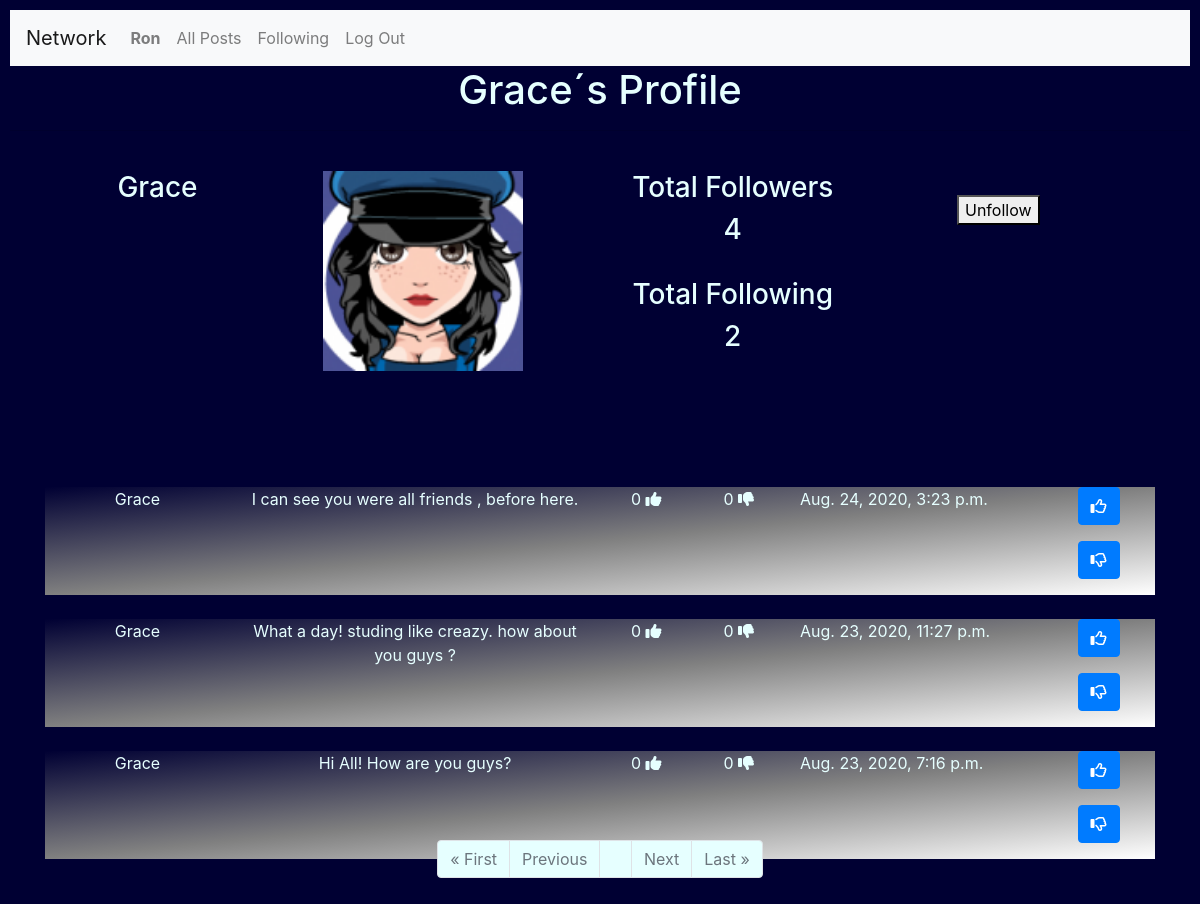
Page /profile/Grace (signed in) on the earlier database version.
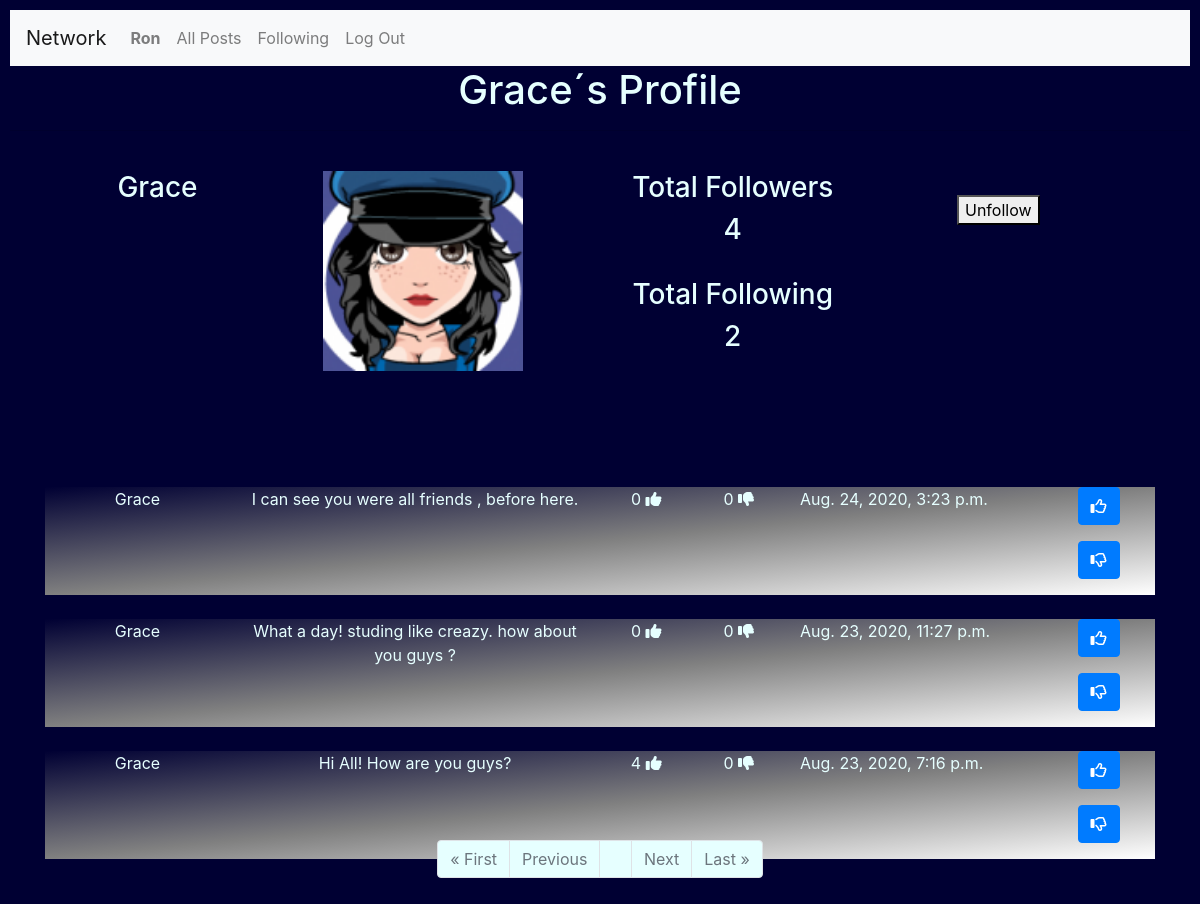
Same page on the later database version.
### network/models.py (models this page shows, shortened)
class User(AbstractUser):
    pass

class Profile(models.Model):
    User = models.ForeignKey('User', on_delete = models.CASCADE)
    Follower = models.ManyToManyField('User', blank=True, related_name="Followers")  #seguidores
    Following = models.ManyToManyField('User',blank=True, related_name= "Following")  #seguindo
    Avatar = models.ImageField(upload_to="media", blank=True)

class Posts(models.Model):
    User = models.ForeignKey('User', on_delete = models.CASCADE)
    Post = models.TextField(max_length=255)
    Date = models.DateTimeField(auto_now_add=True)
    Likes = models.IntegerField(blank=True, null=True)
    Unlikes = models.IntegerField(blank=True, null=True)

### network/views.py (the view)
# urls.py: path("profile/<str:username>",views.profile, name="profile"),
@login_required
@csrf_exempt
def profile(request,username):
    if request.user.is_authenticated:
        profile= []
        UserPosts = []
        TFollowers = 0
        TFollowing = 0
        searchuser = username
        userid = User.objects.filter(username=searchuser).values('id')
        print("inside profile")
        for u in userid:
            User_id = int(u['id'])
        print(userid, User_id )
        profile = Profile.objects.filter(User=User_id )
        UserPosts = Posts.objects.filter(User=User_id).order_by('-Date')
        for FS in profile:
            TFollowers = FS.Follower.all().count() #total followers
            UFollowers = FS.Follower.all() #followers names
        for FG in profile:
            TFollowing = FG.Following.all().count() #total following
            UFollowing = FG.Following.all() #following names
        if request.user.id == User_id:
            ShowFollowornot = "no"
        else:
            ShowFollowornot = "yes"
        if request.user in UFollowers:
           btnfollow = "Unfollow"
        else:
            btnfollow = "Follow"
        paginator = Paginator(UserPosts, 10)
        page_number = request.GET.get('page')
        page_itens = paginator.get_page(page_number)
        context={
            "User":searchuser,
            "Profiles":profile,
            "TotalFollowers":TFollowers,
            "TotalFollowing":TFollowing,
            "ShowFollowornot" :ShowFollowornot,
            "btnfollow" : btnfollow,
            "UserFollowers":UFollowers,
            "Userfollowing":UFollowing ,
            "page_obj": page_itens,
            "UserEdit" : request.user.username,
        }
        return render(request, "network/profile.html", context)
    else:
        context={
            "Message": "Please Login or join our Network",
        }
        return render(request, "network/login.html", context)

### network/templates/network/profile.html (shortened to what this page needs)
{% extends "network/layout.html" %}
{% load static %}
{% block body %}
  <h1>{{ User|title }}´s Profile</h1>
  <hr>
  <div class="form-group" >
      <form >
      {% for P  in Profiles %}
            <div class="container" style="border:#004d00; width:90%" >
                 <br>
                 <div class="row"  width="1700px" style="text-align: center;">
                      <div class="col-lg-2" >
                           <h3>{{P.User |title}}</h3>
                      </div>
                      <div class="col-lg-4">
                           <img src=" {{P.Avatar.url}} "  width="200" style="text-align: center;" alt={{P.Avatar}}>
                      </div>
                       <div class="col-lg-3" style="text-align: center;">
                            <h3>Total Followers    </h3>
                            <h3 >{{TotalFollowers}} </h3>
                            <br>
                            <h3>Total Following    </h3>
                            <h3>{{TotalFollowing}} </h3>
                        </div>
                        {% if ShowFollowornot == "yes" %}
                               <div class="col-lg-3"  id="Follow" style="text-align: center;">
                                    <br>
                                    <button type="Submit" id="follow_me"  value={{btnfollow}} > {{btnfollow}}   </button>
                                    <br>
                               </div>
                        {% endif %}
              </div>
            </div>
      {% endfor %}
    </form>
</div>
<div class="container" style="border:#004d00; width:100%">
    {%for Post in page_obj %}
        <div class="container" style="position:relative; top:100px;background-image: linear-gradient(to top left, white, gray,	 #000033 );">
              <div class="row">
                  <div class="col-lg-2" style="text-align: center;">
                    <p> {{ Post.User |title }} </p>
                  </div>
                  <div class="col-lg-4" style="text-align: center;">
                        <div id="divpost-{{Post.id}}">
                            <p id={{Post.id}}> {{Post.Post}} </p>
                        </div>
                  </div>
                  <div class="col-lg-1" style="text-align: center;">
                        {% if Post.Likes == None%}
                               <p> 0 <i class="fas fa-thumbs-up"></i></p>
                        {% else %}
                               <p> {{ Post.Likes  }}  <i class="fas fa-thumbs-up"></i></p>
                        {% endif %}
                   </div>
                   <div class="col-lg-1" style="text-align: center;">
                        {% if Post.Unlikes == None%}
                              <p> 0 <i class="fas fa-thumbs-down"></i></p>
                        {% else %}
                              <p> {{ Post.Unlikes }}  <i class="fas fa-thumbs-down"></i></p>
                        {% endif %}
                   </div>
                   <div class="col-lg-3">
                             <p> {{Post.Date}} </p>
                   </div>
                   <div class="col-lg-1">
                     <p> <button class="btn btn-primary" id="likes-{{Post.id}}" onclick="likepost({{Post.id}})">
                          <i class="far fa-thumbs-up"></i>
                         </button></p>
                     <p> <button class="btn btn-primary" id="unlikes-{{Post.id}}" onclick="unlikepost({{Post.id}})">
                            <i class="far fa-thumbs-down"></i>
                         </button></p>
                   </div>
              </div>
        </div>
        <br>
    {% endfor %}
    <br>
    <hr>
    <form>
       <div class="container" >
          <ul class="pagination justify-content-center"  >
              {% if page_obj.has_previous %}
                        <li class="page-item"><a href="?page=1" class="page-link" style="background-color:#e6ffff;">&laquo; First</a></li>
                        <li class="page-item"><a href="?page={{ page_obj.previous_page_number }}" class="page-link" style="background-color:#e6ffff;">Previous</a></li>
              {% else %}
                    <li class="page-item disabled"><a class="page-link" style="background-color:#e6ffff;">&laquo; First</a></li>
                    <li class="page-item disabled"><a class="page-link" style="background-color:#e6ffff;">Previous</a></li>
              {% endif %}
              {% if page_obj.number %}
                    <li class="page-item"><a class="page-link" style="background-color:#e6ffff;">{{ page_obj.number }}</a></li>
              {% else %}
                    <li class="page-item"><a class="page-link" style="background-color:#e6ffff;">0</a></li>
              {% endif %}
              {% if page_obj.has_next %}
                    <li class="page-item"><a href="?page={{ page_obj.next_page_number }}" class="page-link" style="background-color:#e6ffff;">Next</a></li>
                    <li class="page-item"><a href="?page={{ page_obj.paginator.num_pages }}" class="page-link" style="background-color:#e6ffff;">Last &raquo;</a></li>
              {% else %}
                    <li class="page-item disabled"><a class="page-link" style="background-color:#e6ffff;">Next</a></li>
                    <li class="page-item disabled"><a class="page-link" style="background-color:#e6ffff;">Last &raquo;</a></li>
              {% endif %}
        </ul>
      </div>
    </form>
</div>
{% endblock %}

### network/templates/network/layout.html (shortened to what this page needs)
{% load static %}
<!DOCTYPE html>
<html lang="en">
    <head>
        <link rel="stylesheet" href="https://stackpath.bootstrapcdn.com/bootstrap/4.4.1/css/bootstrap.min.css">
        <link rel="stylesheet" href="https://cdnjs.cloudflare.com/ajax/libs/font-awesome/4.7.0/css/font-awesome.min.css">
        <link href="{% static 'network/styles.css' %}" rel="stylesheet">
    </head>
    <body>
        <nav class="navbar navbar-expand-lg navbar-light bg-light" >
            <a class="navbar-brand" href="#">Network</a>
            <div style="color : #000033;">
              <ul class="navbar-nav mr-auto">
                {% if user.is_authenticated %}
                    <li class="nav-item">
                        <a class="nav-link" href="{% url 'network:profile' user.username  %}"><strong>{{ user.username |title}}</strong></a>
                    </li>
                {% endif %}
                <li class="nav-item">
                  <a class="nav-link" href="{% url 'network:index' %}">All Posts</a>
                </li>
                {% if user.is_authenticated %}
                    <li class="nav-item">
                        <a class="nav-link" href="{% url 'network:following' %}">Following</a>
                    </li>
                    <li class="nav-item">
                        <a class="nav-link" href="{% url 'network:logout' %}">Log Out</a>
                    </li>
                {% endif %}
              </ul>
            </div>
          </nav>
        <div class="body">
            {% block body %}
            {% endblock %}
        </div>
    </body>
</html>

### network/static/network/styles.css (style rules this page uses)
body { padding: 10px; color: #e6ffff ; background-color: #000033; background-position: center; background-repeat: no-repeat; background-size: cover; height: 100%; width: 100%; }
h1 { text-align: center; }

Differences in the rows shown:
changed Posts "Hi All! How are you guys?": Likes (not shown) → "4"; no longer shows "0"
